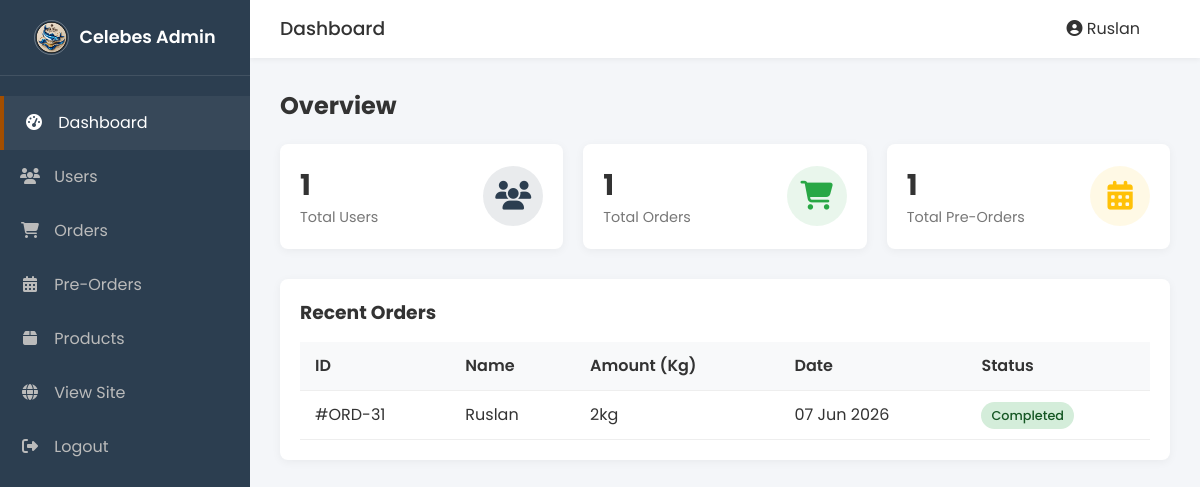
/admin/index.php (signed in), run on the app's committed database.
### tables this page shows
CREATE TABLE `orders` (
  `id` int(11) NOT NULL,
  `user_id` int(11) NOT NULL,
  `name` varchar(100) NOT NULL,
  `phone` varchar(20) NOT NULL,
  `email` varchar(100) NOT NULL,
  `address` text NOT NULL,
  `amount` int(11) NOT NULL,
  `total_price` int(11) NOT NULL DEFAULT 0,
  `note` text DEFAULT NULL,
  `payment` varchar(50) NOT NULL,
  `payment_proof` varchar(255) DEFAULT NULL,
  `status` enum('pending','processed','delivery','completed') NOT NULL DEFAULT 'pending',
  `created_at` timestamp NOT NULL DEFAULT current_timestamp()
);

### admin/index.php (the view, shortened to what this page needs)
<?php
require_once '../config/database.php';
$users_count = $conn->query("SELECT COUNT(*) as c FROM users WHERE role = 'user'")->fetch_assoc()['c'];
$orders_count = $conn->query("SELECT COUNT(*) as c FROM orders")->fetch_assoc()['c'];
$pre_orders_count = $conn->query("SELECT COUNT(*) as c FROM pre_orders")->fetch_assoc()['c'];
require_once 'includes/header.php';
require_once 'includes/sidebar.php';
?>
<h2 style="margin-bottom: 20px;">Overview</h2>
<div class="stat-cards">
    <div class="card">
        <div class="card-info">
            <h3><?php echo $users_count; ?></h3>
            <p>Total Users</p>
        </div>
        <div class="card-icon bg-primary">
            <i class="fas fa-users"></i>
        </div>
    </div>
    <div class="card">
        <div class="card-info">
            <h3><?php echo $orders_count; ?></h3>
            <p>Total Orders</p>
        </div>
        <div class="card-icon bg-success">
            <i class="fas fa-shopping-cart"></i>
        </div>
    </div>
    <div class="card">
        <div class="card-info">
            <h3><?php echo $pre_orders_count; ?></h3>
            <p>Total Pre-Orders</p>
        </div>
        <div class="card-icon bg-warning">
            <i class="fas fa-calendar-alt"></i>
        </div>
    </div>
</div>
<div class="table-container">
    <h3 style="margin-bottom: 15px;">Recent Orders</h3>
    <table>
        <thead>
            <tr>
                <th>ID</th>
                <th>Name</th>
                <th>Amount (Kg)</th>
                <th>Date</th>
                <th>Status</th>
            </tr>
        </thead>
        <tbody>
            <?php
            $recent_orders = $conn->query("SELECT id, name, amount, created_at, status FROM orders ORDER BY created_at DESC LIMIT 5");
            while($row = $recent_orders->fetch_assoc()):
            ?>
            <tr>
                <td>#ORD-<?php echo $row['id']; ?></td>
                <td><?php echo htmlspecialchars($row['name']); ?></td>
                <td><?php echo htmlspecialchars($row['amount']); ?>kg</td>
                <td><?php echo date('d M Y', strtotime($row['created_at'])); ?></td>
                <td><span class="badge badge-<?php echo $row['status']; ?>"><?php echo ucfirst($row['status']); ?></span></td>
            </tr>
            <?php endwhile; ?>
        </tbody>
    </table>
</div>
<?php require_once 'includes/footer.php'; ?>

### assets/css/admin.css (style rules this page uses)
:root { --admin-primary: #2c3e50; --admin-secondary: #a34e00; --admin-bg: #f4f6f9; --admin-text: #333; --sidebar-width: 250px; }
* { margin: 0; padding: 0; box-sizing: border-box; }
body { font-family: 'Poppins', sans-serif; background-color: var(--admin-bg); color: var(--admin-text); line-height: 1.5; }
.stat-cards { display: grid; grid-template-columns: repeat(auto-fit, minmax(250px, 1fr)); gap: 20px; margin-bottom: 30px; }
.card { background: #fff; padding: 20px; border-radius: 8px; box-shadow: 0 2px 10px rgba(0,0,0,0.05); display: flex; align-items: center; justify-content: space-between; }
.card-icon { width: 60px; height: 60px; border-radius: 50%; display: flex; align-items: center; justify-content: center; font-size: 1.8rem; }
.bg-primary { background: rgba(44, 62, 80, 0.1); color: var(--admin-primary); }
.bg-success { background: rgba(40, 167, 69, 0.1); color: #28a745; }
.bg-warning { background: rgba(255, 193, 7, 0.1); color: #ffc107; }
.card-info h3 { font-size: 1.8rem; margin: 0; }
.card-info p { color: #777; margin: 0; font-size: 0.9rem; }
.table-container { background: #fff; padding: 20px; border-radius: 8px; box-shadow: 0 2px 10px rgba(0,0,0,0.05); overflow-x: auto; }
table { width: 100%; border-collapse: collapse; }
th, td { padding: 12px 15px; text-align: left; border-bottom: 1px solid #eee; }
th { background-color: #f8f9fa; color: #333; font-weight: 600; }
.badge { padding: 5px 10px; border-radius: 20px; font-size: 0.8rem; font-weight: 500; }
.badge-completed { background: #d4edda; color: #155724; }

### data on the page
orders: id "31", name "Ruslan", amount "2", created_at "07 Jun 2026", status "Completed"

### other printed values
$_SESSION['user_name'] "Ruslan"
$users_count "1"
$orders_count "1"
$pre_orders_count "1"
